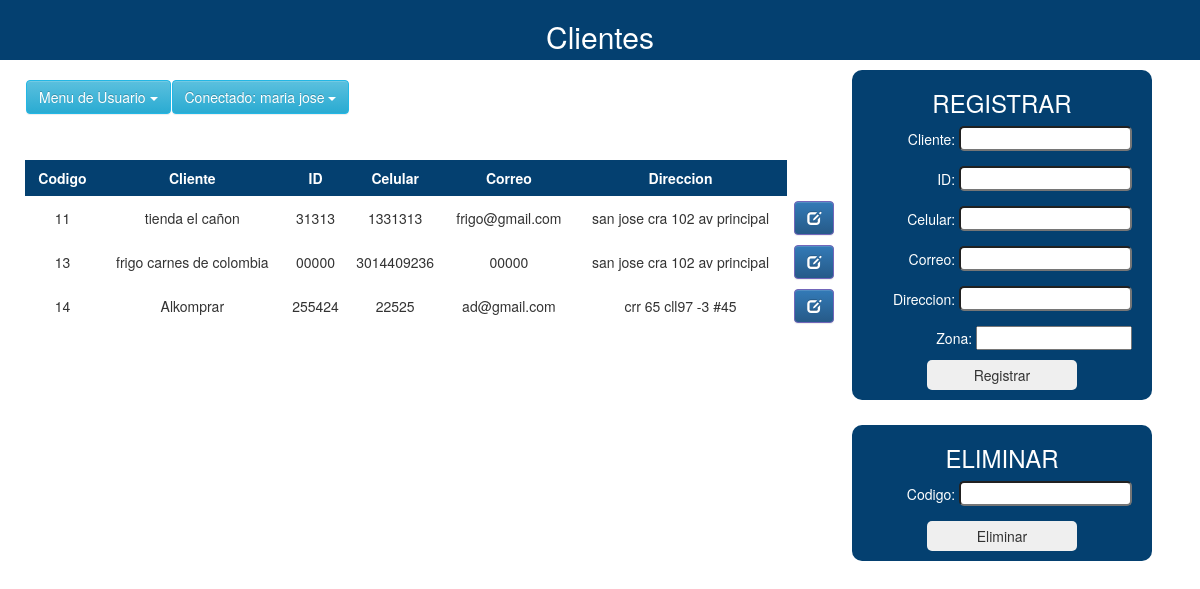
The app's page /Clientes.php (signed in) with its own data.
### tables this page shows
CREATE TABLE `clientes` (
  `IdCliente` int(11) NOT NULL,
  `Nombre1` varchar(60) DEFAULT NULL,
  `Id` varchar(20) DEFAULT NULL,
  `Celular` varchar(11) DEFAULT NULL,
  `Correo` varchar(50) DEFAULT NULL,
  `Direccion` varchar(60) NOT NULL,
  `IdZona` int(11) DEFAULT NULL,
  `Estado` tinyint(1) NOT NULL DEFAULT 1
);

### controller/Clients_Controller.php (called while the page is built, shortened)
<?php
class Clients_Controller{
    public static function Main($option, $array = [])
    {
        $login = new Clients_Controller();
        switch ($option) {
            case 0:
                $result = $login->Consult($array);
                break;
        }
        return $result;
    }
    public function Consult($array)
    {
        if($array==null){
            $conexion = Conexion::connection();
            $sql = "SELECT IdCliente,Nombre1,Id,Celular,Correo,Direccion from clientes";
            return $conexion->query($sql);
        }
        $conexion = Conexion::connection();
            $sql = "SELECT IdCliente,Nombre1,Id,Celular,Correo,Direccion from clientes WHERE IdCliente='$array'";
            return $conexion->query($sql);
       }
}
?>

### controller/Controller.php (called while the page is built, shortened)
<?php
require_once "Clients_Controller.php";
class Controller{
    public function Clients($option,$array = []){
        return Clients_Controller::Main($option,$array);
    }
}

### Clientes.php (the view, shortened to what this page needs)
<?php
require_once "controller/Controller.php";
?>
<!DOCTYPE html>
<html lang="en">
<head>
    <link rel="stylesheet" href="https://maxcdn.bootstrapcdn.com/bootstrap/3.3.5/css/bootstrap.min.css">
    <link rel="stylesheet" href="https://maxcdn.bootstrapcdn.com/bootstrap/3.3.5/css/bootstrap-theme.min.css">
          <link href="https://cdn.jsdelivr.net/npm/select2@4.0.13/dist/css/select2.min.css" rel="stylesheet" />
    <link href="resource/css/style.css" rel="stylesheet">
    <link href="resource/css/clientes2.css" rel="stylesheet">
</head>
<body>
<div class="naveg">
        <div class="heading">
            <h2 id="hh">Clientes</h2>
        </div>
    </div>
    <div class="regemple" id="regemple">
        <form class="form_reg" action="" method="POST">
            <h3>REGISTRAR </h3>
            <p>Cliente: <input name="nomcli" class="input" type="text" required autofocus></p>
            <p>ID: <input name="tel" class="input" type="text" ></p>
            <p>Celular: <input name="cel" class="input" type="text" ></p>
            <p>Correo: <input name="emailcli" class="input" type="text" ></p>
            <p>Direccion: <input name="direc" class="input" type="text" ></p>
            <p>Zona: <select name="zona" id="productCode_1" class="">
                    <option selected>Seleccione alguno</option>
                </select></p>
            <button class="button1" type="submit"> Registrar </button>
        </form>
    </div>
    <div class="regemple2" id="regemple2">
        <form class="form_reg" action="" method="POST">
            <h3>ELIMINAR </h3>
            <p>Codigo: <input name="code" class="input" type="text" required autofocus></p>
            <button class="button1" type="submit"> Eliminar </button>
        </form>
    </div>
    <div class="tabla">
        <div class="inclu"><?php include('menu.php'); ?></div>
        <table id="table">
            <thead>
                <tr>
                    <th>Codigo</th>
                    <th>Cliente</th>
                    <th>ID</th>
                    <th>Celular</th>
                    <th>Correo</th>
                    <th>Direccion</th>
                </tr>
            </thead>
            <tbody>
                <?php
                    $emple = new Controller();
                    $vendedores = $emple->Clients(0);
                    while ($mostrar = $vendedores->fetch_row()) {
                ?>
                    <tr>
                        <td><?php echo $mostrar[0] ?></td>
                        <td><?php echo $mostrar[1] ?></td>
                        <td><?php echo $mostrar[2] ?></td>
                        <td><?php echo $mostrar[3] ?></td>
                        <td><?php echo $mostrar[4] ?></td>
                        <td><?php echo $mostrar[5] ?></td>
                        <td><a href="Edit_Clientes.php?update_id=<?php echo $mostrar[0] ?>" title="Editar Factura">
                                <div class="btn btn-primary"><span class="glyphicon glyphicon-edit"></span></div>
                            </a></td>
                    </tr>
                <?php
                }
                ?>
            </tbody>
            </table>
        </div>
</body>
</html>

### menu.php (shortened to what this page needs)
<?php
$resultado = $_SESSION['user'];
?>
<ul class="nav navbar-nav">
	<li class="dropdown">
		<button class="btn btn-info dropdown-toggle" type="button" data-toggle="dropdown">Menu de Usuario
			<span class="caret"></span></button>
	</li>
	<li class="dropdown dr">
		<button class="btn btn-info dropdown-toggle" type="button" data-toggle="dropdown">Conectado: <?php echo $resultado[1]; ?>
			<span class="caret"></span></button>
	</li>
</ul>
<br /><br /><br /><br />

### resource/css/style.css (style rules this page uses)
.navbar-nav>li { float:left; margin-left:1px; }
.btn-primary, .panel-primary { border-color: #7266ba; color: #fff !important; }
.btn-info, .panel-info { background-color: #23b7e5; border-color: #23b7e5; color: #fff !important; }
.naveg { position: absolute; width: 100%; height: 60px; background: rgb(4, 64, 112); z-index: 9000; }
#hh { color: white; text-align: center; }

### resource/css/clientes2.css (style rules this page uses)
* { margin: 0; padding: 0;box-sizing: border-box; }
#table { width: 100%; }
th { background-color:rgb(4, 64, 112); color: white; text-align: center; padding:8px; }
td { padding: 5px 3px; }
.tabla { position: relative; width: 68%; text-align: center; float: left; top:80px; left: 25px; }
.regemple, .regemple2 { background-color: rgb(4, 64, 112); width: 300px; height: auto; display: flex; justify-content: space-between; border-radius:10px; position: absolute; padding:0 0 10px; left:71%; }
.regemple { top: 70px; }
.regemple2 { top: 425px; }
.form_reg { padding: 0 5px; margin: 0 auto; width: 90%; height: auto; text-align: center; }
.form_reg h3 { color:white; }
.form_reg p { width: 100%; text-align: right; color:white; }
.form_reg input { height: 25px; border-radius: 5px; margin-bottom: 5px; color:black; }
.form_reg button { border: none; border-radius: 5px; width: 150px; padding: 5px 3px; cursor: pointer; }

### records on screen
clientes: IdCliente "11", Nombre1 "tienda el cañon", Id "31313", Celular "1331313", Correo "frigo@gmail.com", Direccion "san jose cra 102 av principal"
clientes: IdCliente "13", Nombre1 "frigo carnes de colombia", Id "00000", Celular "3014409236", Correo "00000", Direccion "san jose cra 102 av principal"
clientes: IdCliente "14", Nombre1 "Alkomprar", Id "255424", Celular "22525", Correo "ad@gmail.com", Direccion "crr 65 cll97 -3 #45"

### other values on screen
$resultado[1] "maria jose"
